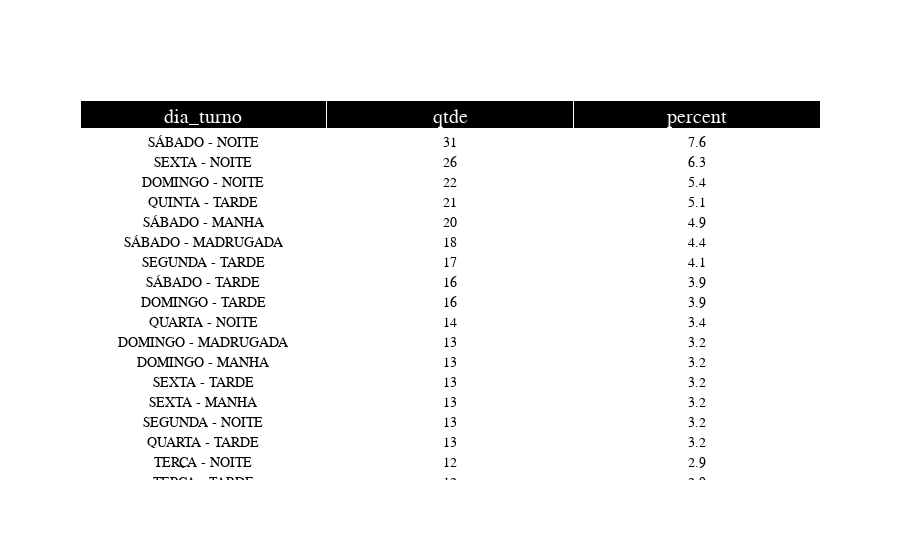

The code cell stored with this chart in its notebook:
### Code cell
fig = go.Figure(data=[go.Table(
    header=dict(values=list(obitos_dia_da_semana.columns),
                fill_color='black',
                align='center', font=dict(color='white', family='Consolas', size=20)),
    cells=dict(values=[obitos_dia_da_semana.dia_turno,obitos_dia_da_semana.qtde, obitos_dia_da_semana.percent],
               fill_color='white',
               align='center', font=dict(color='black', family='Consolas', size=14)))
])
fig.show()

### Figure 1 — Plotly figure (JSON) as saved in the notebook; plotly's stock layout.template omitted (floating-point values rounded to 4 significant figures)
{"data": [{"cells": {"align": "center", "fill": {"color": "white"}, "font": {"color": "black", "family": "Consolas", "size": 14}, "values": [["SÁBADO - NOITE", "SEXTA - NOITE", "DOMINGO - NOITE", "QUINTA - TARDE", "SÁBADO - MANHA", "SÁBADO - MADRUGADA", "SEGUNDA - TARDE", "SÁBADO - TARDE", "DOMINGO - TARDE", "QUARTA - NOITE", "DOMINGO - MADRUGADA", "DOMINGO - MANHA", "SEXTA - TARDE", "SEXTA - MANHA", "SEGUNDA - NOITE", "QUARTA - TARDE", "TERÇA - NOITE", "TERÇA - TARDE", "TERÇA - MANHA", "SEGUNDA - MADRUGADA", "QUARTA - MANHA", "QUINTA - NOITE", "QUINTA - MADRUGADA", "QUARTA - NAO DISPONIVEL", "DOMINGO - NAO DISPONIVEL", "SEGUNDA - MANHA", "SEXTA - NAO DISPONIVEL", "QUINTA - NAO DISPONIVEL", "QUINTA - MANHA", "SÁBADO - NAO DISPONIVEL", "TERÇA - MADRUGADA", "SEXTA - MADRUGADA", "TERÇA - NAO DISPONIVEL", "SEGUNDA - NAO DISPONIVEL"], [31, 26, 22, 21, 20, 18, 17, 16, 16, 14, 13, 13, 13, 13, 13, 13, 12, 12, 11, 11, 10, 9, 8, 8, 8, 8, 7, 6, 5, 4, 4, 3, 3, 2], [7.6, 6.3, 5.4, 5.1, 4.9, 4.4, 4.1, 3.9, 3.9, 3.4, 3.2, 3.2, 3.2, 3.2, 3.2, 3.2, 2.9, 2.9, 2.7, 2.7, 2.4, 2.2, 2, 2, 2, 2, 1.7, 1.5, 1.2, 1, 1, 0.7, 0.7, 0.5]]}, "header": {"align": "center", "fill": {"color": "black"}, "font": {"color": "white", "family": "Consolas", "size": 20}, "values": ["dia_turno", "qtde", "percent"]}, "type": "table"}], "layout": {}}
